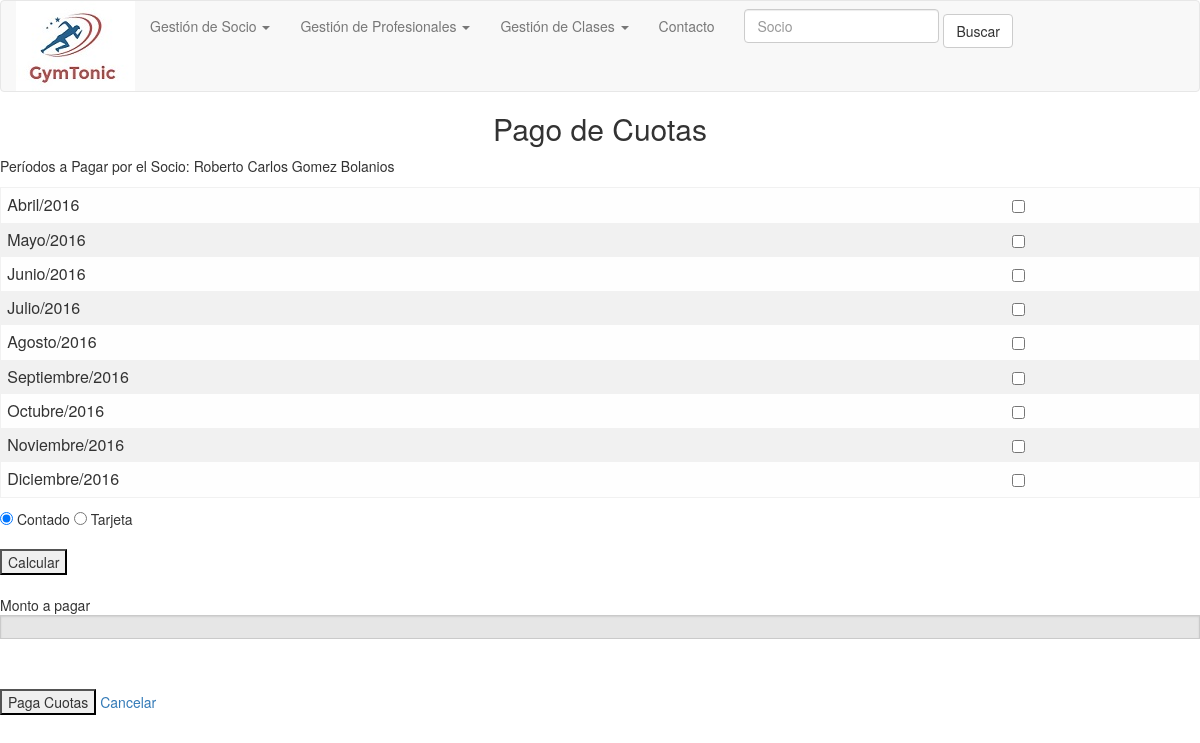
Screenshot of /pago.php?dni=12345678 with the database file from the repository.
### tables this page shows
CREATE TABLE `periodos` (
  `id_periodo` int(11) NOT NULL,
  `descripcion` varchar(20) NOT NULL
);

### pago.php (the view, shortened to what this page needs)
<html>
    <head>
	   	<link rel="stylesheet" href="https://cdnjs.cloudflare.com/ajax/libs/foundation/6.2.1/foundation.min.css">
        <link rel="stylesheet" href="css/main.css">
    </head>
    <body>
    <link href="css/bootstrap.min.css" rel="stylesheet">
    <?php include("nav.php"); ?>
		<h2 align = "center">Pago de Cuotas</h1>
<?php
	$u = $_GET["dni"];
	include 'dbconfig.php';
	$conn = mysqli_connect($servername, $username, $password, $db);
	$sql_socio = "SELECT concat (socios.nombre,' ',socios.apellido), socios.id_socio, socios.fecha_registracion
					FROM socios WHERE dni =".$u;
	$query4 = mysqli_query($conn, $sql_socio);
	$socio = mysqli_fetch_row($query4);
	$fech = $socio[2];
	list($anio, $mes, $dia) = explode("-", $fech);
	$desde = intval($mes);
	$sql_cuotaspagas = "SELECT  periodos.*
								   FROM socios INNER JOIN pagos on socios.id_socio = pagos.id_socio
											   INNER JOIN pagos_x_periodo on pagos.id_pago = pagos_x_periodo.id_pago
											   INNER JOIN periodos on periodos.id_periodo = pagos_x_periodo.id_periodo
											  	WHERE socios.dni = '".$u."' or periodos.id_periodo >'".$desde."'" ;
	$sql_periodos = " SELECT * FROM periodos";
	$query = mysqli_query($conn, $sql_cuotaspagas);
	$query2 = mysqli_query($conn, $sql_periodos);
	$result2 = mysqli_fetch_all($query);
	$per = mysqli_fetch_all($query2);
	@$compara =  array_diff_assoc($per, $result2);
?>
<form id="form1" action="accion_pagocuota.php" method="POST">
	<div class="medium-6 medium-centered large-4 large-centered columns">
		<p>Per&iacute;odos a Pagar por el Socio: <?php echo $socio[0] ?> </p>
			<table>
				<?php  foreach ($compara as $row ) {?>
						<tr>
                            <td><?php echo $row[1]; ?></td>
                            <td><input type='checkbox'  id="id_mes[]" name="id_mes[]" value='<?php echo $row[0]?>'  /></td>
                        </tr>
				<?php }; ?>
				</table>
			<td>
				<input type="radio" name="forma_pago" value="0" checked> Contado
				<input type="radio" name="forma_pago" value="1"> Tarjeta
			</td>
			<br><br>
			<td>
			<input type="button" name="calcula" id="calcula" value="Calcular" onclick="calcular()">
			<br><br>
			Monto a pagar<input type="text" name="monto" id="monto" readonly="readonly" >
			</td>
			<tr>
		<br>
		<br>
			<td>
				<input align = "center" type="submit" name = 'pagar' value="Paga Cuotas">
			</td>
			<td> <a href="index.php"> Cancelar </a>
			</td>
		</tr>
</form>
	</h2>
</body>

### nav.php (shortened to what this page needs)
<nav class="navbar navbar-default">
  <div class="container-fluid">
    <div class="navbar-header">
      <a href="index.php" class="brand"><img class="brand" src="/HP-Gym/imagenes/logo.jpg"></a>
    </div>
    <div class="collapse navbar-collapse" id="bs-example-navbar-collapse-1">
      <ul class="nav navbar-nav">
        <li class="dropdown">
          <a href="#" class="dropdown-toggle" data-toggle="dropdown" role="button" aria-haspopup="true" aria-expanded="false">Gesti&oacute;n de Socio <span class="caret"></span></a>
        </li>
        <li class="dropdown">
          <a href="#" class="dropdown-toggle" data-toggle="dropdown" role="button" aria-haspopup="true" aria-expanded="false">Gesti&oacute;n de Profesionales <span class="caret"></span></a>
        </li>
        <li class="dropdown">
          <a href="#" class="dropdown-toggle" data-toggle="dropdown" role="button" aria-haspopup="true" aria-expanded="false">Gesti&oacute;n de Clases <span class="caret"></span></a>
        </li>
         <li><a href="contacto.php">Contacto</a></li>
      </ul>
      <form class="navbar-form navbar-left" action="muestraProductos.php" method="POST" role="search">
        <div class="form-group">
          <input type="text" class="form-control" name="buscar" placeholder="Socio">
        </div>
        <button type="submit" class="btn btn-default">Buscar</button>
      </form>
    </div>
  </div>
</nav>

### css/main.css (style rules this page uses)
body { margin-top: 15px; }

### rows the page displays
periodos: descripcion "Abril/2016"
periodos: descripcion "Mayo/2016"
periodos: descripcion "Junio/2016"
periodos: descripcion "Julio/2016"
periodos: descripcion "Agosto/2016"
periodos: descripcion "Septiembre/2016"
periodos: descripcion "Octubre/2016"
periodos: descripcion "Noviembre/2016"
periodos: descripcion "Diciembre/2016"

### other values shown
$socio[0] "Roberto Carlos Gomez Bolanios"
